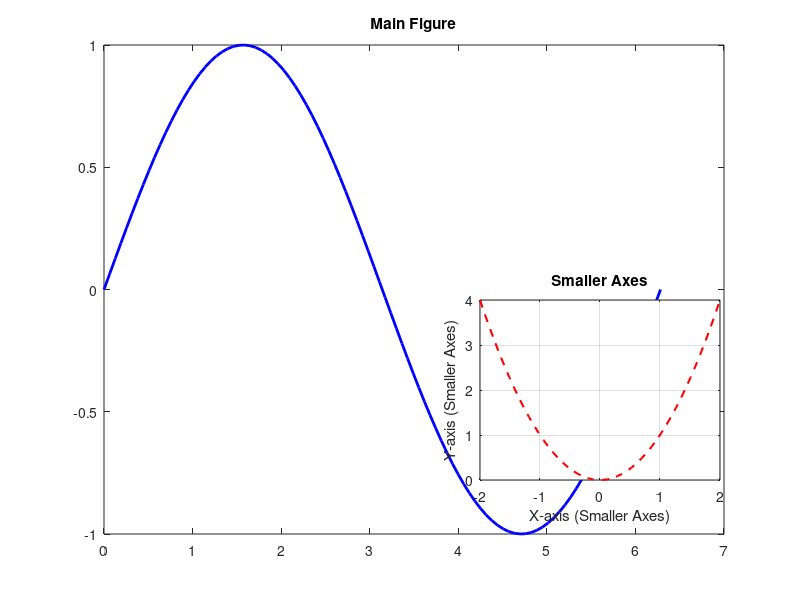

This figure's MATLAB source: (Note: this script raises an error after producing the figure.)
% Create the main figure
figure;

% Plot something in the main figure (e.g., a sinusoidal function)
x = linspace(0, 2*pi, 100);
y = sin(x);
plot(x, y, 'b-', 'LineWidth', 2);
title('Main Figure');

% Manually create a smaller axes within the main figure and adjust its position
smaller_axes = axes('Position', [0.6, 0.2, 0.3, 0.3]); % [left, bottom, width, height]
x_sub = linspace(-2, 2, 50);
y_sub = x_sub.^2;
plot(x_sub, y_sub, 'r--', 'LineWidth', 1.5);
title('Smaller Axes');

% Add labels and other decorations to the smaller axes
xlabel('X-axis (Smaller Axes)');
ylabel('Y-axis (Smaller Axes)');
grid on;

% Adjust the layout to avoid overlapping
sgtitle('Main Figure with Smaller Axes');
